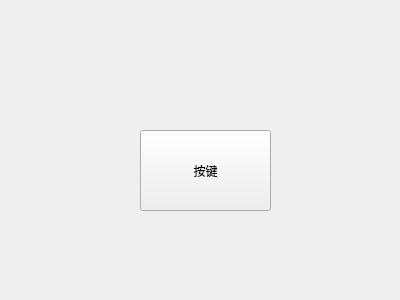
<?xml version="1.0" encoding="UTF-8"?>
<ui version="4.0">
 <class>Widget</class>
 <widget class="QWidget" name="Widget">
  <property name="geometry">
   <rect>
    <x>0</x>
    <y>0</y>
    <width>400</width>
    <height>300</height>
   </rect>
  </property>
  <property name="windowTitle">
   <string>Widget</string>
  </property>
  <widget class="QPushButton" name="ps">
   <property name="geometry">
    <rect>
     <x>140</x>
     <y>130</y>
     <width>131</width>
     <height>81</height>
    </rect>
   </property>
   <property name="text">
    <string>按键</string>
   </property>
  </widget>
 </widget>
 <layoutdefault spacing="6" margin="11"/>
 <resources/>
 <connections/>
</ui>
